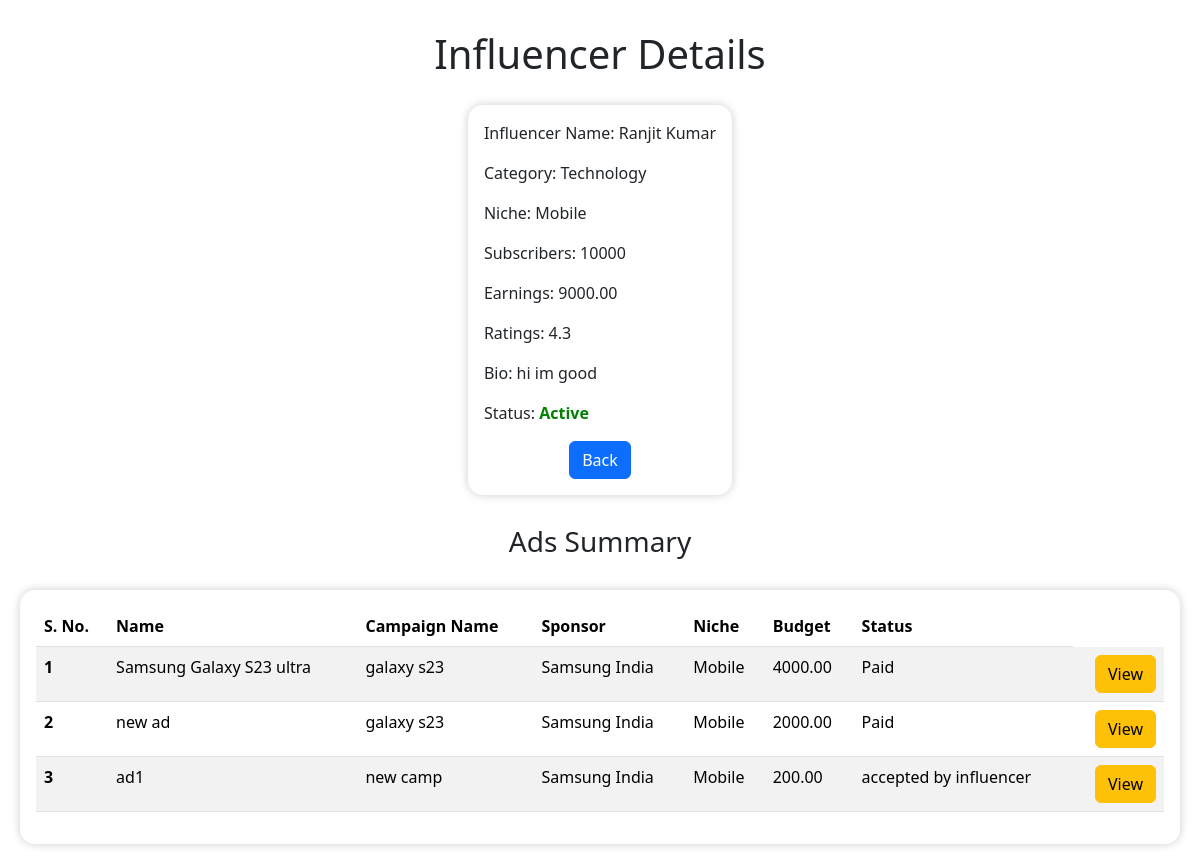
/admin/influencers/1, run on an earlier commit of the app's database.
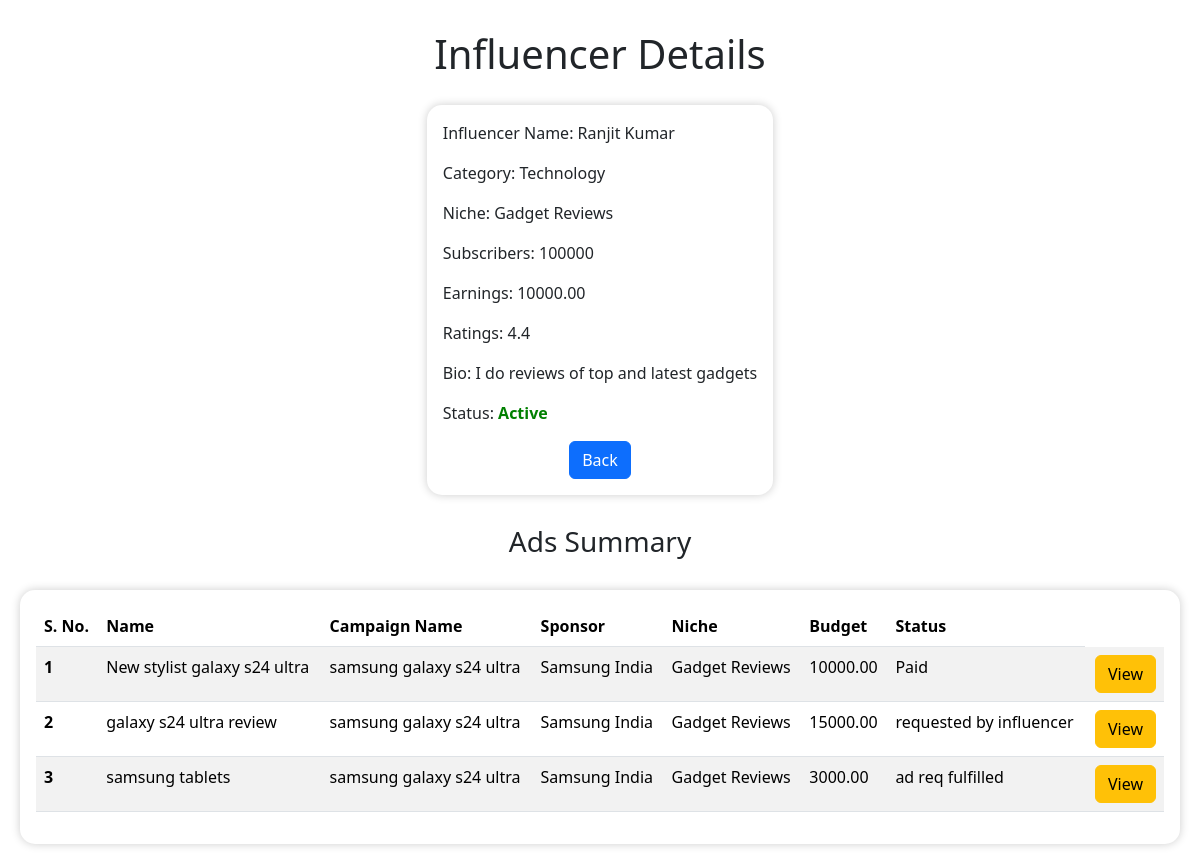
And on a later commit of the database.
### backend/models.py (models this page shows)
class Niche(db.Model):
    niche_id=db.Column(db.Integer,primary_key=True,autoincrement=True)
    name=db.Column(db.String(), nullable=False,unique=True)
    cat_id=db.Column(db.Integer,db.ForeignKey("category.cat_id"),nullable=False)
    influencers = db.relationship('Influencer', back_populates='niche')
    adrequests=db.relationship('Adrequest',back_populates='niche')
    category=db.relationship('Category', back_populates='niches')

class Influencer(db.Model):
    influencer_id=db.Column(db.Integer,primary_key=True,autoincrement=True)
    username=db.Column(db.String(),nullable=False,unique=True)
    password=db.Column(db.String(),nullable=False)
    f_name=db.Column(db.String(),nullable=False)
    l_name=db.Column(db.String(),nullable=False)
    earnings=db.Column(db.Numeric(10, 2),nullable=False,default=0)
    rating=db.Column(db.Numeric(3, 2),nullable=False,default=None)
    flagged=db.Column(db.Integer,nullable=False,default=0)
    bio=db.Column(db.String(),nullable=False)
    social_media=db.Column(db.String(),nullable=False)
    subs=db.Column(db.Integer,nullable=False)
    admin_id=db.Column(db.Integer,db.ForeignKey('admin.admin_id'),nullable=False,default=1)
    category_id=db.Column(db.String(),db.ForeignKey("category.cat_id"),nullable=False)
    niche_id=db.Column(db.String(),db.ForeignKey("niche.niche_id"),nullable=False)
    category=db.relationship('Category', back_populates='influencers')
    niche = db.relationship('Niche', back_populates='influencers')
    admin=db.relationship('Admin', back_populates='influencers')
    ads=db.relationship('Adrequest',back_populates='influencers')

class Adrequest(db.Model):
    ad_id=db.Column(db.Integer,primary_key=True,autoincrement=True)
    campaign_id=db.Column(db.Integer,db.ForeignKey("campaign.campaign_id"),nullable=False)
    influencer_id=db.Column(db.Integer,db.ForeignKey("influencer.influencer_id"),nullable=False)
    name=db.Column(db.String(), nullable=False,unique=True)
    content=db.Column(db.String(), nullable=False)
    niche_id=db.Column(db.String(),db.ForeignKey("niche.niche_id"),nullable=False)
    status=db.Column(db.String(), nullable=False,default='pending')
    budget = db.Column(db.Numeric(10, 2), nullable=False)
    negotiate_budget=db.Column(db.Numeric(10, 2), nullable=False,default=0)
    niche=db.relationship('Niche',back_populates='adrequests')
    campaign=db.relationship('Campaign',back_populates='ads')
    influencers=db.relationship('Influencer',back_populates='ads')

class Campaign(db.Model):
    campaign_id=db.Column(db.Integer,primary_key=True,autoincrement=True)
    name=db.Column(db.String(),nullable=False,unique=True)
    category_id=db.Column(db.String(),db.ForeignKey("category.cat_id"),nullable=False)
    start_date=db.Column(db.Date,nullable=False)
    end_date = db.Column(db.Date, nullable=False)
    budget = db.Column(db.Numeric(10, 2), nullable=False)
    initial_budget=db.Column(db.Numeric(10, 2),default=budget)
    status = db.Column(db.String(), nullable=False,default='active')
    visibility= db.Column(db.String(50),nullable=False)
    goals=db.Column(db.String(),nullable=False)
    flagged=db.Column(db.Integer,nullable=False,default=0)
    categories=db.relationship('Category',back_populates='campaigns')
    sponsor_id=db.Column(db.Integer,db.ForeignKey('sponsor.sponsor_id'),nullable=False)
    admin_id=db.Column(db.Integer,db.ForeignKey('admin.admin_id'),nullable=False,default=1)
    sponsors=db.relationship('Sponsor',back_populates='campaigns')
    admin=db.relationship('Admin',back_populates='campaigns')
    ads=db.relationship('Adrequest',back_populates='campaign')

class Sponsor(db.Model):
    sponsor_id=db.Column(db.Integer,primary_key=True,autoincrement=True)
    username=db.Column(db.String(),nullable=False,unique=True)
    password=db.Column(db.String(),nullable=False)
    company_name=db.Column(db.String(),nullable=False,unique=True)
    industry=db.Column(db.String(),nullable=False)
    initial_budget=db.Column(db.Numeric(10, 2),nullable=False,default=0)
    budget=db.Column(db.Numeric(10, 2),nullable=False)
    flagged=db.Column(db.Integer,nullable=False,default=0)
    admin_id=db.Column(db.Integer,db.ForeignKey('admin.admin_id'),nullable=False,default=1)
    campaigns=db.relationship('Campaign',back_populates='sponsors')
    admin=db.relationship('Admin',back_populates='sponsors')

### backend/users.py (the view)
@app.route('/admin/influencers/<int:inf_id>',methods=['GET','POST'])                 #admin finds influencers
def admin_inf(inf_id):
    inf=Influencer.query.filter_by(influencer_id=inf_id).first()
    ads=Adrequest.query.filter_by(influencer_id=inf_id).all()
    if request.method=='POST':
        flag_status=int(request.form.get('flag'))
        inf.flagged=flag_status
        db.session.commit()
        return redirect(url_for('admin_dash'))
    return render_template("admin_influencer.html",inf=inf,ads=ads)

### templates/admin_influencer.html (shortened to what this page needs)
<!DOCTYPE html>
<html lang="en">
<head>
    <link rel="stylesheet" href="/static/style.css">
    <link href="https://cdn.jsdelivr.net/npm/bootstrap@5.3.3/dist/css/bootstrap.min.css" rel="stylesheet">
</head>
<body>
    <h1 id="heading"> Influencer Details</h1>
    <div id="input-form" style="box-shadow: 0 0 10px rgba(0, 0, 0, 0.2);background-color: #fff;border: 0px solid rgb(101, 99, 99); padding: 1rem;border-radius: 15px;">
        <p>Influencer Name: {{inf.f_name}} {{inf.l_name}}</p>
        <p>Category: {{inf.category.name}}</p>
        <p>Niche: {{inf.niche.name}}</p>
        <p>Subscribers: {{inf.subs}}</p>
        <p>Earnings: {{inf.earnings}}</p>
        <p>Ratings: {{inf.rating|round(1)}}</p>
        <p>Bio: {{inf.bio}}</p>
        {%if inf.flagged==1%}
        <p>Status: <b style="color: red;">Flagged</b></p>
        {%else%}
        <p>Status: <b style="color: green;">Active</b></p>
        {%endif%}
        <form action="{{url_for('search_all')}}" method="GET" style="text-align: center;">
            <button class="btn btn-primary" type="submit"> Back</button>
        </form>
    </div>
    {%if ads%}
    <h3 id="heading">Ads Summary </h3>
    <div style="box-shadow: 0 0 10px rgba(0, 0, 0, 0.2);background-color: #fff;border: 0px solid rgb(101, 99, 99); padding: 1rem;border-radius: 15px;">
    <table class="table table-striped">
        <thead>
          <tr>
            <th scope="col">S. No.</th>
            <th scope="col">Name</th>
            <th scope="col">Campaign Name</th>
            <th scope="col">Sponsor</th>
            <th scope="col">Niche</th>
            <th scope="col">Budget</th>
            <th scope="col">Status</th>
          </tr>
        </thead>
        <tbody>
        {%for ad in ads%}
          <tr style="width: auto;">
            <th scope="row">{{loop.index}}</th>
            <td>{{ad.name}}</td>
            <td>{{ad.campaign.name}}</td>
            <td>{{ad.campaign.sponsors.company_name}}</td>
            <td>{{ad.niche.name}}</td>
            <td>{{ad.budget}}</td>
            <td>{{ad.status}}</td>
                <td style="text-align: right"> <button type="button" class="btn btn-warning" data-bs-toggle="modal" data-bs-target="#viewad{{ad.ad_id}}">View</button></td>
          </tr>
          {%endfor%}
        </tbody>
      </table>
    </div>
    {%endif%}
</body>
</html>

What changed in the data, as far as the page shows it:
changed Influencer "Ranjit": subs "10000" → "100000"; earnings "9000.00" → "10000.00"; rating "4.3" → "4.4"; bio "hi im good" → "I do reviews of top and latest gadgets"
changed Niche: niche.name "Mobile" → "Gadget Reviews"
changed Adrequest "Paid": name "Samsung Galaxy S23 ultra" → "New stylist galaxy s24 ultra"; campaign.name "galaxy s23" → "samsung galaxy s24 ultra"; niche.name "Mobile" → "Gadget Reviews"; budget "4000.00" → "10000.00"
changed Adrequest: name "new ad" → "galaxy s24 ultra review"; campaign.name "galaxy s23" → "samsung galaxy s24 ultra"; niche.name "Mobile" → "Gadget Reviews"; budget "2000.00" → "15000.00"; status "Paid" → "requested by influencer"
changed Adrequest: name "ad1" → "samsung tablets"; campaign.name "new camp" → "samsung galaxy s24 ultra"; niche.name "Mobile" → "Gadget Reviews"; budget "200.00" → "3000.00"; status "accepted by influencer" → "ad req fulfilled"
